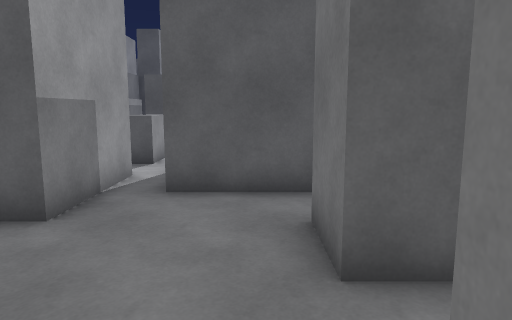
[1] (above)

20 first-person views from a walk through a Unity game level. The camera is 1.5 m above the floor, tilts 8° down and sees 70° across. The floor is counted in squares, 1 m on a side. Each view is taken from the middle of a square. On the plan, view 1 faces up. The plan holds only what a view shows up to about 16 squares ahead; the rest is blank. The place goes on beyond the plan.

[2]
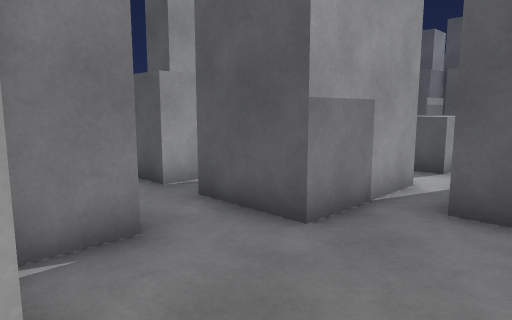

[3]
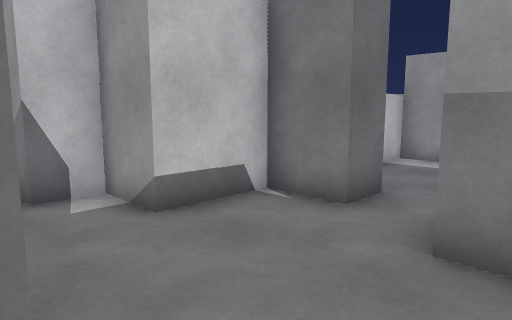

[4]
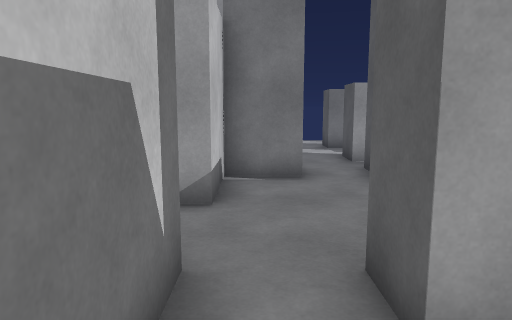

[5]
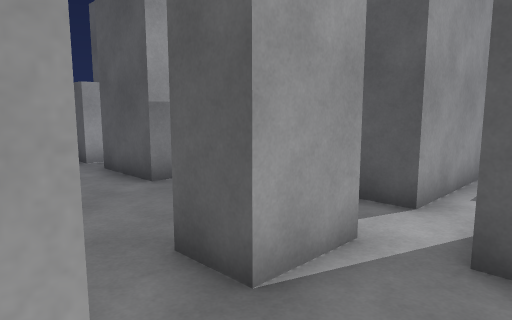

[6]
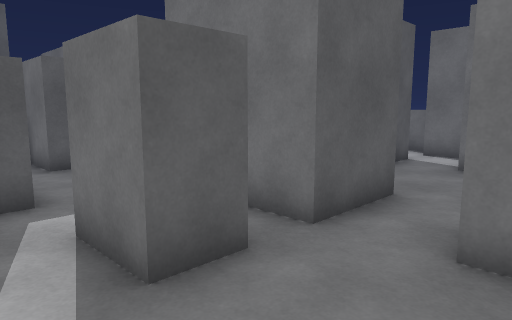

[7]
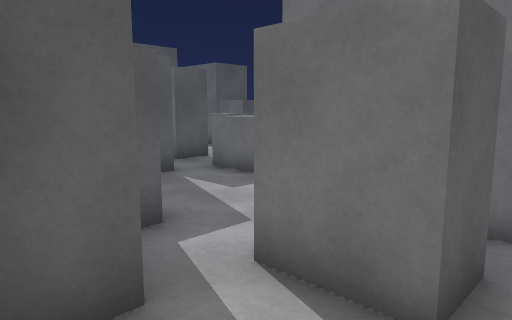

[8]
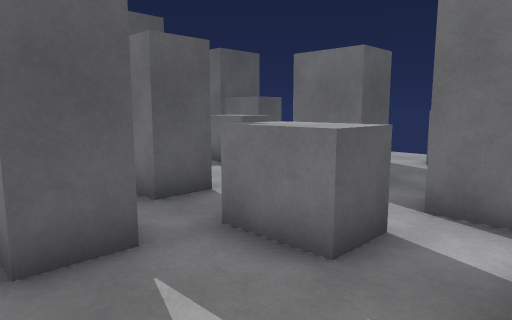

[9]
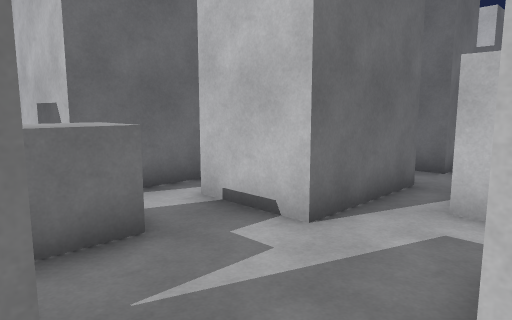

[10]
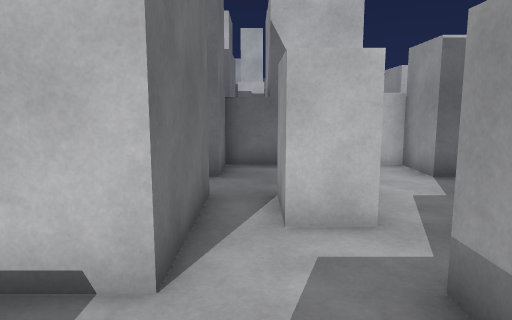

[11]
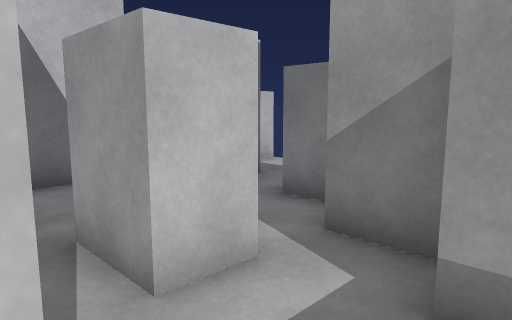

[12]
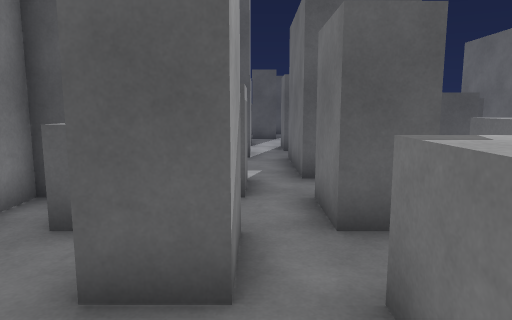

[13]
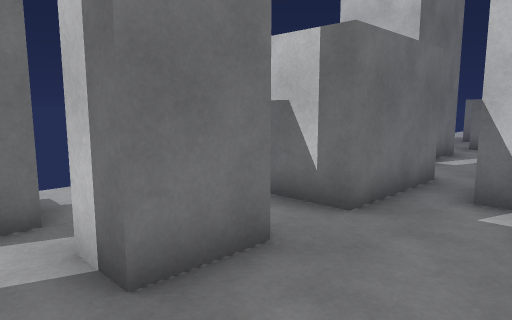

[14]
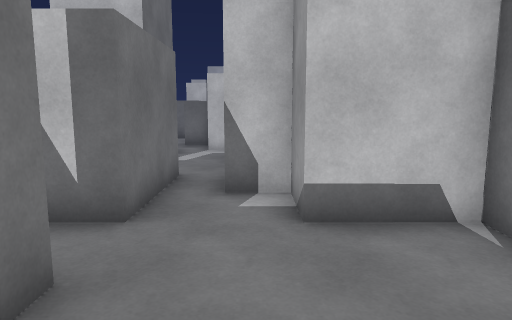

[15]
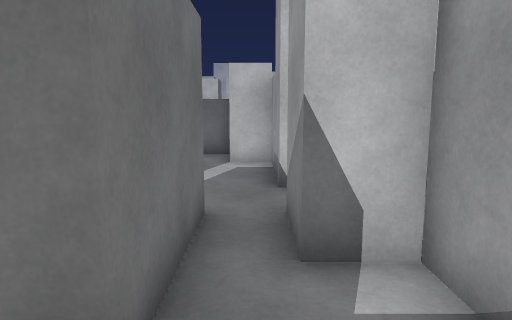

[16]
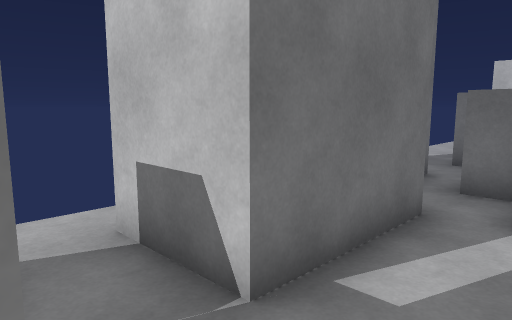

[17]
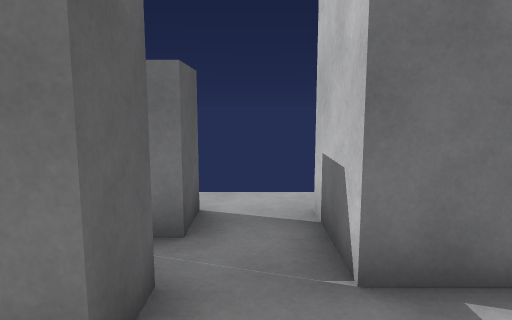

[18]
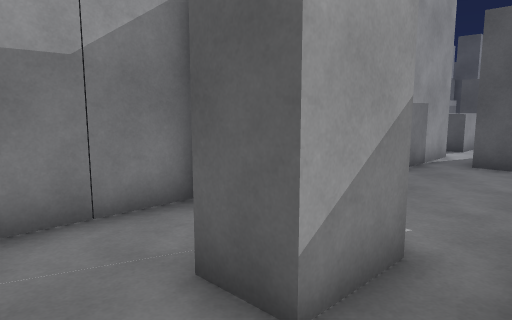

[19]
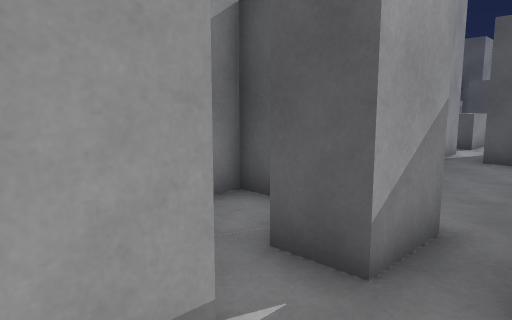

[20]
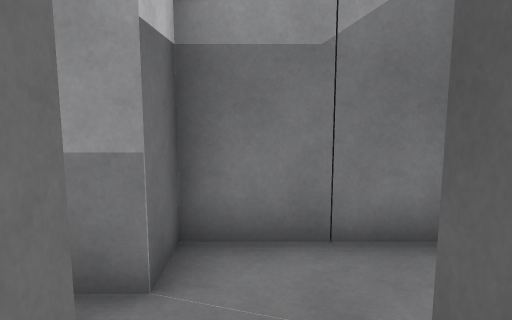

### Floor plan
Key: @ floor where view 1 was taken; # wall or solid block; . floor; = window, fence, low wall or low ledge; ^ raised ledge; T thing the floor can be seen under or through.
Columns run from 14 left of view 1 to 5 right of it. Each row starts with its distance up from view 1.
 24          #.
 23          .#
 22          ##      #
 21          #.     ##
 20          ##
 19          =#
 18          =#     #
 17          ##   ^ ##
 16          #.  .^
 15      ## ### ..^
 14      #. ####.
 13       .=##..  #  ...
 12       ..##..  #.....
 11        ...^^ ....^
 10        ...^^.####
  9       #......#  #
  8      ##..###.#  #
  7     ##...###.####.^
  6     #..#.###.....#
  5    ##..#.###.....#
  4    ............##.
  3   .##....##....##.
  2  .. #....##...... .
  1 ##  #########..###.
  0          ####.@#
 -1          ##.##.#
 -2           #..#.####.
 -3           #.........
 -4           ##.#..###.
 -5            # #..#
 -6              #..#
 -7              ##.#
 -8                ..
 -9                #T
-10                  T
-11                  .
-12                  ..
-13                  #.

Where each view was taken, in squares from view 1:
view 1: 0 up, 0 right, facing up
view 2: 1 up, 0 right, facing up-left
view 3: 6 up, 1 right, facing down-left
view 4: 2 up, 4 right, facing left
view 5: 1 up, 4 right, facing up-left
view 6: 2 up, 9 left, facing up-right
view 7: 4 up, 10 left, facing up-right
view 8: 8 up, 7 left, facing up-right
view 9: 12 up, 8 left, facing down-right
view 10: 11 up, 6 left, facing down
view 11: 9 up, 5 left, facing down-left
view 12: 9 up, 5 left, facing up
view 13: 6 up, 2 left, facing down-right
view 14: 6 up, 1 left, facing down
view 15: 3 up, 0 right, facing down
view 16: 2 down, 0 right, facing down-right
view 17: 3 down, 1 left, facing right
view 18: 4 down, 1 right, facing up-left
view 19: 5 down, 1 right, facing up-left
view 20: 3 down, 0 right, facing left
